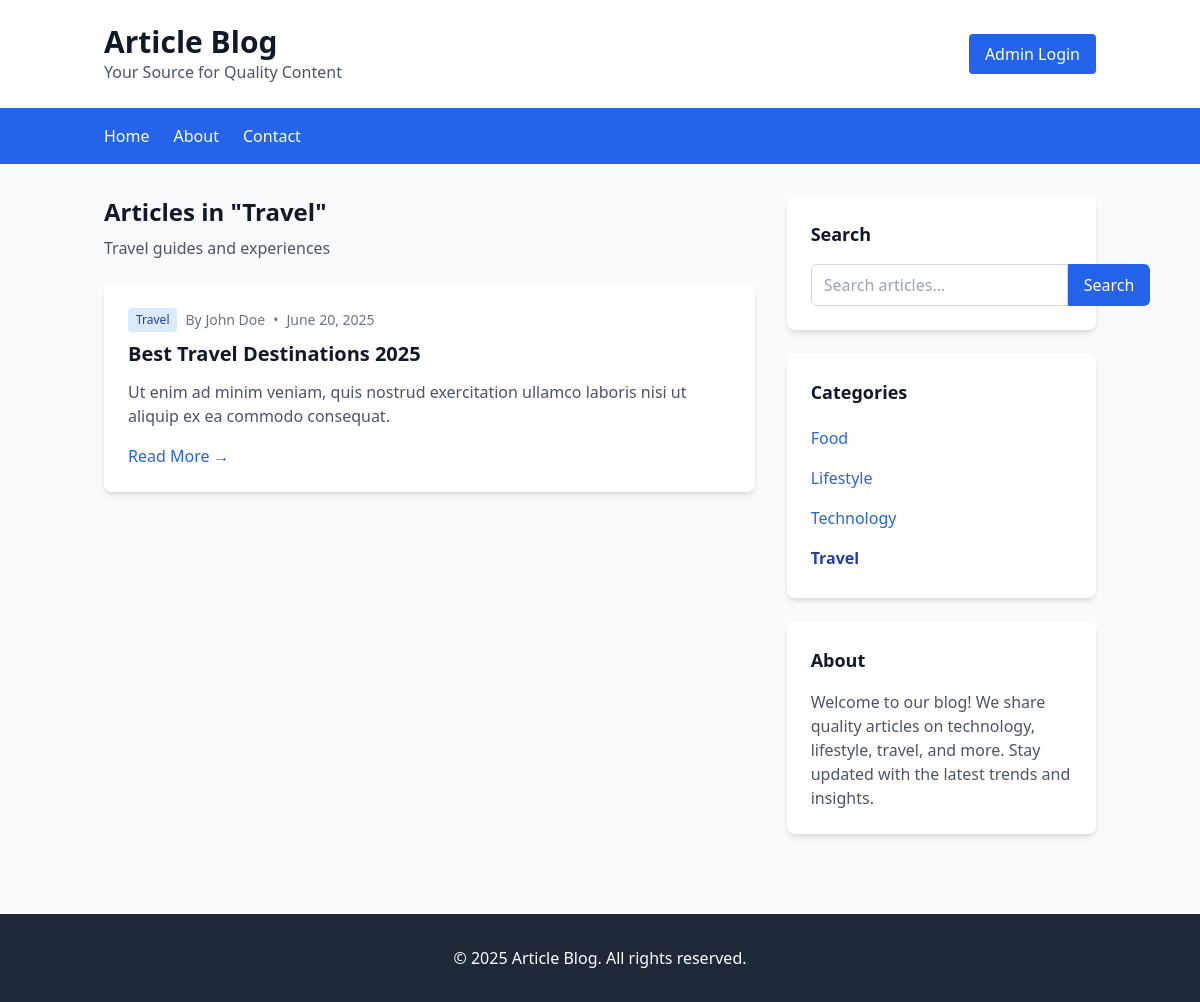
Screenshot of /category.php?id=3 with the database file from the repository.
### tables this page shows
CREATE TABLE `categories` (
  `id` INTEGER PRIMARY KEY AUTO_INCREMENT,
  `name` VARCHAR(100) UNIQUE NOT NULL,
  `description` TEXT,
  `created_at` TIMESTAMP DEFAULT CURRENT_TIMESTAMP
);

CREATE TABLE `articles` (
  `id` INTEGER PRIMARY KEY AUTO_INCREMENT,
  `title` VARCHAR(200) NOT NULL,
  `slug` VARCHAR(200) UNIQUE NOT NULL,
  `content` TEXT NOT NULL,
  `image_url` VARCHAR(255),
  `created_at` TIMESTAMP DEFAULT CURRENT_TIMESTAMP,
  `updated_at` TIMESTAMP NULL ON UPDATE CURRENT_TIMESTAMP,
  `category_id` INTEGER NOT NULL,
  `author_id` INTEGER NOT NULL,
  `published` BOOLEAN DEFAULT FALSE,
  FOREIGN KEY (`category_id`) REFERENCES `categories` (`id`),
  FOREIGN KEY (`author_id`) REFERENCES `users` (`id`)
);

CREATE TABLE `users` (
  `id` INTEGER PRIMARY KEY AUTO_INCREMENT,
  `username` VARCHAR(50) UNIQUE NOT NULL,
  `password` VARCHAR(255) NOT NULL,
  `name` VARCHAR(100),
  `role` ENUM('admin', 'author') DEFAULT 'author',
  `created_at` TIMESTAMP DEFAULT CURRENT_TIMESTAMP
);

### config.php (called while the page is built, shortened)
<?php
function truncateText($text, $limit = 150)
{
    return $text;
}
function formatDate($date)
{
    return date('F j, Y', strtotime($date));
}

### category.php (the view, shortened to what this page needs)
<?php
require_once 'config.php';
$categoryId = $_GET['id'] ?? '';
$db = new Database();
$pdo = $db->getConnection();
$stmt = $pdo->prepare("SELECT * FROM categories WHERE id = ?");
$stmt->execute([$categoryId]);
$category = $stmt->fetch(PDO::FETCH_ASSOC);
$stmt = $pdo->prepare("
    SELECT a.*, c.name as category_name, u.name as author_name
    FROM articles a
    LEFT JOIN categories c ON a.category_id = c.id
    LEFT JOIN users u ON a.author_id = u.id
    WHERE a.category_id = ? AND a.published = 1
    ORDER BY a.created_at DESC
");
$stmt->execute([$categoryId]);
$articles = $stmt->fetchAll(PDO::FETCH_ASSOC);
$stmt = $pdo->prepare("SELECT * FROM categories ORDER BY name");
$stmt->execute();
$categories = $stmt->fetchAll(PDO::FETCH_ASSOC);
?>
<!DOCTYPE html>
<html lang="en">
<head>
    <script src="https://cdn.tailwindcss.com"></script>
</head>
<body class="bg-gray-50">
    <header class="bg-white shadow-md">
        <div class="container mx-auto px-4 py-6">
            <div class="flex justify-between items-center">
                <div>
                    <h1 class="text-3xl font-bold text-gray-900">Article Blog</h1>
                    <p class="text-gray-600">Your Source for Quality Content</p>
                </div>
                <a href="login.php" class="bg-blue-600 text-white px-4 py-2 rounded hover:bg-blue-700">
                    Admin Login
                </a>
            </div>
        </div>
    </header>
    <nav class="bg-blue-600 text-white">
        <div class="container mx-auto px-4">
            <ul class="flex space-x-6 py-4">
                <li><a href="index.php" class="hover:text-blue-200 font-medium">Home</a></li>
                <li><a href="#" class="hover:text-blue-200">About</a></li>
                <li><a href="#" class="hover:text-blue-200">Contact</a></li>
            </ul>
        </div>
    </nav>
    <div class="container mx-auto px-4 py-8">
        <div class="grid grid-cols-1 lg:grid-cols-3 gap-8">
            <div class="lg:col-span-2">
                <div class="mb-6">
                    <h2 class="text-2xl font-bold text-gray-900 mb-2">
                        Articles in "<?php echo htmlspecialchars($category['name']); ?>"
                    </h2>
                    <?php if ($category['description']): ?>
                        <p class="text-gray-600"><?php echo htmlspecialchars($category['description']); ?></p>
                    <?php endif; ?>
                </div>
                <?php if (empty($articles)): ?>
                    <div class="bg-white rounded-lg shadow-md p-6 text-center">
                        <p class="text-gray-500">No articles found in this category.</p>
                        <a href="index.php" class="text-blue-600 hover:text-blue-800 mt-2 inline-block">
                            ← Back to all articles
                        </a>
                    </div>
                <?php else: ?>
                    <div class="space-y-6"> <?php foreach ($articles as $article): ?>
                            <article class="bg-white rounded-lg shadow-md overflow-hidden">
                                <div class="p-6">
                                    <div class="flex items-center text-sm text-gray-500 mb-2">
                                        <span class="bg-blue-100 text-blue-800 px-2 py-1 rounded text-xs mr-2">
                                            <?php echo htmlspecialchars($article['category_name']); ?>
                                        </span>
                                        <span>By <?php echo htmlspecialchars($article['author_name']); ?></span>
                                        <span class="mx-2">•</span>
                                        <span><?php echo formatDate($article['created_at']); ?></span>
                                    </div>
                                    <h3 class="text-xl font-semibold text-gray-900 mb-3">
                                        <a href="article.php?slug=<?php echo htmlspecialchars($article['slug']); ?>"
                                            class="hover:text-blue-600">
                                            <?php echo htmlspecialchars($article['title']); ?>
                                        </a>
                                    </h3>
                                    <p class="text-gray-600 mb-4">
                                        <?php echo truncateText(strip_tags($article['content'])); ?>
                                    </p>
                                    <a href="article.php?slug=<?php echo htmlspecialchars($article['slug']); ?>"
                                        class="text-blue-600 hover:text-blue-800 font-medium">
                                        Read More →
                                    </a>
                                </div>
                            </article>
                        <?php endforeach; ?>
                    </div>
                <?php endif; ?>
            </div>
            <div class="space-y-6">
                <div class="bg-white rounded-lg shadow-md p-6">
                    <h3 class="text-lg font-semibold text-gray-900 mb-4">Search</h3>
                    <form method="GET" action="index.php">
                        <div class="flex">
                            <input type="text" name="search" placeholder="Search articles..."
                                class="flex-1 px-3 py-2 border border-gray-300 rounded-l-md focus:outline-none focus:ring-blue-500 focus:border-blue-500">
                            <button type="submit"
                                class="bg-blue-600 text-white px-4 py-2 rounded-r-md hover:bg-blue-700">
                                Search
                            </button>
                        </div>
                    </form>
                </div>
                <div class="bg-white rounded-lg shadow-md p-6">
                    <h3 class="text-lg font-semibold text-gray-900 mb-4">Categories</h3>
                    <ul class="space-y-2">
                        <?php foreach ($categories as $cat): ?>
                            <li>
                                <a href="category.php?id=<?php echo $cat['id']; ?>"
                                    class="<?php echo $cat['id'] == $categoryId ? 'font-semibold text-blue-800' : 'text-blue-600 hover:text-blue-800'; ?> block py-1">
                                    <?php echo htmlspecialchars($cat['name']); ?>
                                </a>
                            </li>
                        <?php endforeach; ?>
                    </ul>
                </div>
                <div class="bg-white rounded-lg shadow-md p-6">
                    <h3 class="text-lg font-semibold text-gray-900 mb-4">About</h3>
                    <p class="text-gray-600">
                        Welcome to our blog! We share quality articles on technology, lifestyle, travel, and more.
                        Stay updated with the latest trends and insights.
                    </p>
                </div>
            </div>
        </div>
    </div>
    <footer class="bg-gray-800 text-white py-8 mt-12">
        <div class="container mx-auto px-4 text-center">
            <p>&copy; 2025 Article Blog. All rights reserved.</p>
        </div>
    </footer>
</body>
</html>

### rows the page displays
categories: name "Travel", description "Travel guides and experiences"
articles: category.name "Travel", author.name "John Doe", created_at "June 20, 2025", title "Best Travel Destinations 2025", content "Ut enim ad minim veniam, quis nostrud exercitation ullamco laboris nisi ut aliquip ex ea commodo consequat."
categories: name "Food"
categories: name "Lifestyle"
categories: name "Technology"
